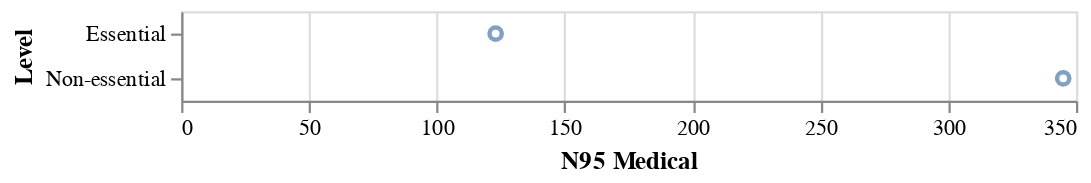

The notebook cell saved with this chart:
### Code cell
# https://pbpython.com/altair-intro.html
# :Q is quantitiatve, :O is ordinal
alt.Chart(res.demand_ln_df.reset_index()).mark_point().encode(x='N95 Medical:Q', y='Level')

### Figure 1 — Vega-Lite specification as saved in the notebook (floating-point values rounded to 4 significant figures)
{"config": {"view": {"continuousWidth": 400, "continuousHeight": 300}}, "data": {"name": "data-2ec2f123847962e8d0462b743c165858"}, "mark": "point", "encoding": {"x": {"type": "quantitative", "field": "N95 Medical"}, "y": {"type": "nominal", "field": "Level"}}, "$schema": "https://vega.github.io/schema/vega-lite/v4.8.1.json", "datasets": {"data-2ec2f123847962e8d0462b743c165858": [{"Level": "Essential", "N95 Medical": 123, "N95": 2313, "ASTM 3 Mask": 34543, "ASTM 2 Mask": 4343, "Mask": 556, "Gloves": 208, "Gowns": 34, "Goggles": 43453}, {"Level": "Non-essential", "N95 Medical": 345, "N95": 34234, "ASTM 3 Mask": 2343, "ASTM 2 Mask": 8787, "Mask": 8778, "Gloves": 4545, "Gowns": 3454, "Goggles": 423}]}}
